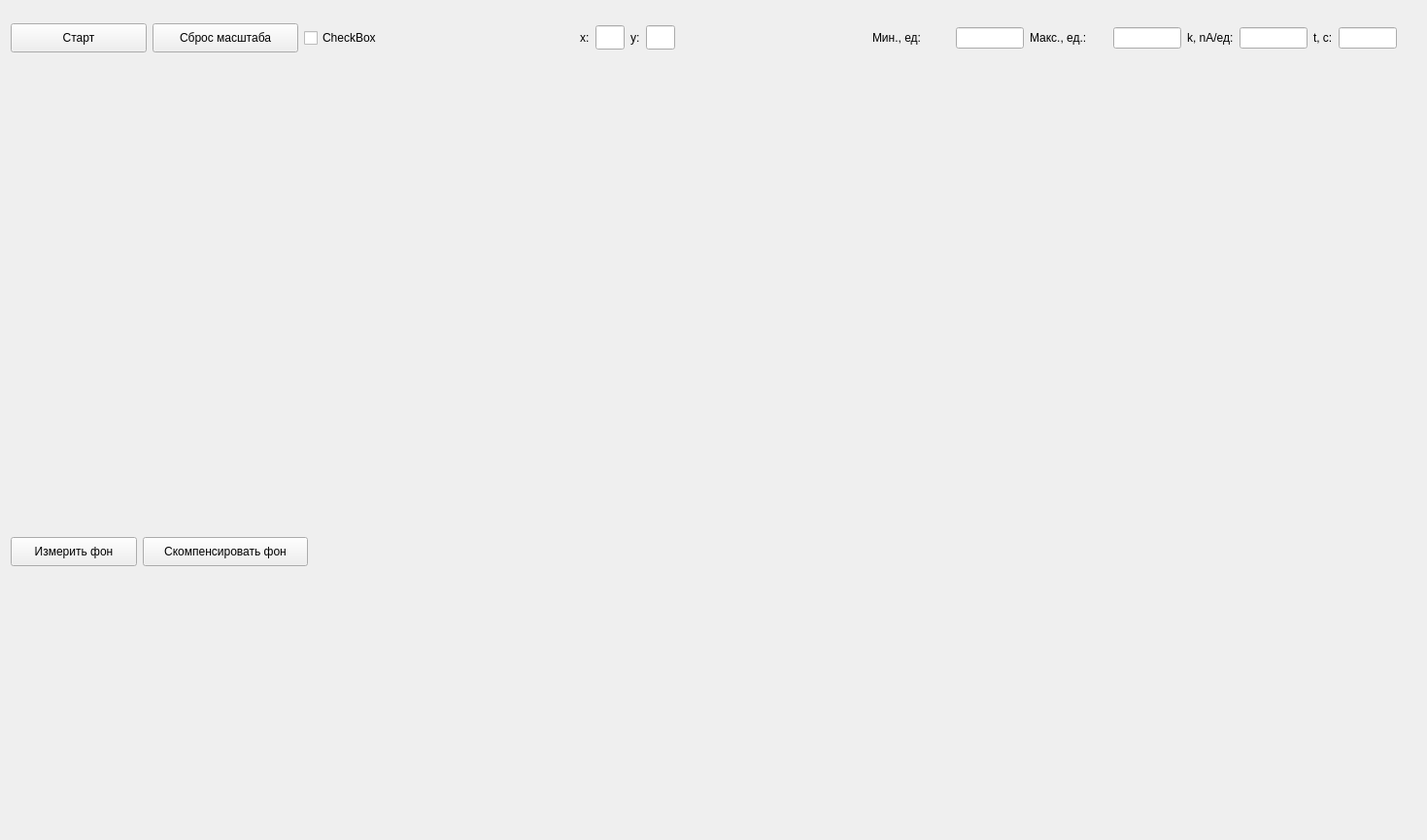
<?xml version="1.0" encoding="UTF-8"?>
<ui version="4.0">
 <class>ChamberWindow</class>
 <widget class="QDialog" name="ChamberWindow">
  <property name="geometry">
   <rect>
    <x>0</x>
    <y>0</y>
    <width>1469</width>
    <height>865</height>
   </rect>
  </property>
  <property name="windowTitle">
   <string>Dialog</string>
  </property>
  <layout class="QHBoxLayout" name="horizontalLayout_2" stretch="1">
   <item>
    <layout class="QVBoxLayout" name="verticalLayout" stretch="0,1,0,0">
     <item>
      <spacer name="verticalSpacer_6">
       <property name="orientation">
        <enum>Qt::Vertical</enum>
       </property>
       <property name="sizeType">
        <enum>QSizePolicy::Fixed</enum>
       </property>
       <property name="sizeHint" stdset="0">
        <size>
         <width>20</width>
         <height>13</height>
        </size>
       </property>
      </spacer>
     </item>
     <item>
      <layout class="QVBoxLayout" name="verticalLayout_5" stretch="0,0,0">
       <item>
        <layout class="QHBoxLayout" name="horizontalLayout_11">
         <item>
          <widget class="QPushButton" name="pushButton_startGraph">
           <property name="minimumSize">
            <size>
             <width>140</width>
             <height>30</height>
            </size>
           </property>
           <property name="maximumSize">
            <size>
             <width>140</width>
             <height>30</height>
            </size>
           </property>
           <property name="focusPolicy">
            <enum>Qt::NoFocus</enum>
           </property>
           <property name="text">
            <string>Старт</string>
           </property>
          </widget>
         </item>
         <item>
          <widget class="QPushButton" name="pushButton_resetScales">
           <property name="minimumSize">
            <size>
             <width>150</width>
             <height>30</height>
            </size>
           </property>
           <property name="maximumSize">
            <size>
             <width>150</width>
             <height>30</height>
            </size>
           </property>
           <property name="focusPolicy">
            <enum>Qt::NoFocus</enum>
           </property>
           <property name="text">
            <string>Сброс масштаба</string>
           </property>
          </widget>
         </item>
         <item>
          <widget class="QCheckBox" name="checkBox_noise">
           <property name="text">
            <string>CheckBox</string>
           </property>
          </widget>
         </item>
         <item>
          <spacer name="horizontalSpacer_10">
           <property name="orientation">
            <enum>Qt::Horizontal</enum>
           </property>
           <property name="sizeHint" stdset="0">
            <size>
             <width>40</width>
             <height>20</height>
            </size>
           </property>
          </spacer>
         </item>
         <item>
          <widget class="QLabel" name="label_cellX">
           <property name="text">
            <string>x:</string>
           </property>
          </widget>
         </item>
         <item>
          <widget class="QLineEdit" name="lineEdit_cellX">
           <property name="sizePolicy">
            <sizepolicy hsizetype="Fixed" vsizetype="Fixed">
             <horstretch>0</horstretch>
             <verstretch>0</verstretch>
            </sizepolicy>
           </property>
           <property name="minimumSize">
            <size>
             <width>30</width>
             <height>25</height>
            </size>
           </property>
           <property name="maximumSize">
            <size>
             <width>30</width>
             <height>25</height>
            </size>
           </property>
           <property name="alignment">
            <set>Qt::AlignRight|Qt::AlignTrailing|Qt::AlignVCenter</set>
           </property>
          </widget>
         </item>
         <item>
          <widget class="QLabel" name="label_cellY">
           <property name="text">
            <string>y:</string>
           </property>
          </widget>
         </item>
         <item>
          <widget class="QLineEdit" name="lineEdit_cellY">
           <property name="sizePolicy">
            <sizepolicy hsizetype="Fixed" vsizetype="Fixed">
             <horstretch>0</horstretch>
             <verstretch>0</verstretch>
            </sizepolicy>
           </property>
           <property name="minimumSize">
            <size>
             <width>30</width>
             <height>25</height>
            </size>
           </property>
           <property name="maximumSize">
            <size>
             <width>30</width>
             <height>25</height>
            </size>
           </property>
           <property name="alignment">
            <set>Qt::AlignRight|Qt::AlignTrailing|Qt::AlignVCenter</set>
           </property>
          </widget>
         </item>
         <item>
          <spacer name="horizontalSpacer">
           <property name="orientation">
            <enum>Qt::Horizontal</enum>
           </property>
           <property name="sizeHint" stdset="0">
            <size>
             <width>40</width>
             <height>20</height>
            </size>
           </property>
          </spacer>
         </item>
         <item>
          <widget class="QLabel" name="label">
           <property name="sizePolicy">
            <sizepolicy hsizetype="Fixed" vsizetype="Minimum">
             <horstretch>0</horstretch>
             <verstretch>0</verstretch>
            </sizepolicy>
           </property>
           <property name="minimumSize">
            <size>
             <width>80</width>
             <height>30</height>
            </size>
           </property>
           <property name="maximumSize">
            <size>
             <width>80</width>
             <height>30</height>
            </size>
           </property>
           <property name="text">
            <string>Мин., ед:</string>
           </property>
          </widget>
         </item>
         <item>
          <widget class="QLineEdit" name="lineEdit_graphVerticalMin">
           <property name="sizePolicy">
            <sizepolicy hsizetype="Fixed" vsizetype="Fixed">
             <horstretch>0</horstretch>
             <verstretch>0</verstretch>
            </sizepolicy>
           </property>
           <property name="minimumSize">
            <size>
             <width>70</width>
             <height>0</height>
            </size>
           </property>
           <property name="maximumSize">
            <size>
             <width>70</width>
             <height>16777215</height>
            </size>
           </property>
           <property name="alignment">
            <set>Qt::AlignRight|Qt::AlignTrailing|Qt::AlignVCenter</set>
           </property>
          </widget>
         </item>
         <item>
          <widget class="QLabel" name="label_2">
           <property name="sizePolicy">
            <sizepolicy hsizetype="Fixed" vsizetype="Minimum">
             <horstretch>0</horstretch>
             <verstretch>0</verstretch>
            </sizepolicy>
           </property>
           <property name="minimumSize">
            <size>
             <width>80</width>
             <height>30</height>
            </size>
           </property>
           <property name="maximumSize">
            <size>
             <width>80</width>
             <height>30</height>
            </size>
           </property>
           <property name="text">
            <string>Макс., ед.:</string>
           </property>
          </widget>
         </item>
         <item>
          <widget class="QLineEdit" name="lineEdit_graphVerticalMax">
           <property name="sizePolicy">
            <sizepolicy hsizetype="Fixed" vsizetype="Fixed">
             <horstretch>0</horstretch>
             <verstretch>0</verstretch>
            </sizepolicy>
           </property>
           <property name="minimumSize">
            <size>
             <width>70</width>
             <height>0</height>
            </size>
           </property>
           <property name="maximumSize">
            <size>
             <width>70</width>
             <height>16777215</height>
            </size>
           </property>
           <property name="alignment">
            <set>Qt::AlignRight|Qt::AlignTrailing|Qt::AlignVCenter</set>
           </property>
          </widget>
         </item>
         <item>
          <widget class="QLabel" name="label_kNanoamperPerCount">
           <property name="text">
            <string>k, nA/ед:</string>
           </property>
          </widget>
         </item>
         <item>
          <widget class="QLineEdit" name="lineEdit_kNanoamperPerCount">
           <property name="sizePolicy">
            <sizepolicy hsizetype="Expanding" vsizetype="Fixed">
             <horstretch>50</horstretch>
             <verstretch>0</verstretch>
            </sizepolicy>
           </property>
           <property name="minimumSize">
            <size>
             <width>70</width>
             <height>0</height>
            </size>
           </property>
           <property name="maximumSize">
            <size>
             <width>70</width>
             <height>16777215</height>
            </size>
           </property>
           <property name="alignment">
            <set>Qt::AlignRight|Qt::AlignTrailing|Qt::AlignVCenter</set>
           </property>
          </widget>
         </item>
         <item>
          <widget class="QLabel" name="label_16">
           <property name="text">
            <string>t, с:</string>
           </property>
          </widget>
         </item>
         <item>
          <widget class="QLineEdit" name="lineEdit_graphHorizontalRange">
           <property name="sizePolicy">
            <sizepolicy hsizetype="Fixed" vsizetype="Fixed">
             <horstretch>0</horstretch>
             <verstretch>0</verstretch>
            </sizepolicy>
           </property>
           <property name="minimumSize">
            <size>
             <width>60</width>
             <height>0</height>
            </size>
           </property>
           <property name="maximumSize">
            <size>
             <width>60</width>
             <height>16777215</height>
            </size>
           </property>
           <property name="alignment">
            <set>Qt::AlignRight|Qt::AlignTrailing|Qt::AlignVCenter</set>
           </property>
          </widget>
         </item>
         <item>
          <spacer name="horizontalSpacer_5">
           <property name="orientation">
            <enum>Qt::Horizontal</enum>
           </property>
           <property name="sizeType">
            <enum>QSizePolicy::Fixed</enum>
           </property>
           <property name="sizeHint" stdset="0">
            <size>
             <width>20</width>
             <height>20</height>
            </size>
           </property>
          </spacer>
         </item>
        </layout>
       </item>
       <item>
        <layout class="QHBoxLayout" name="horizontalLayout_12">
         <item>
          <widget class="QWidget" name="widget_graph" native="true">
           <property name="sizePolicy">
            <sizepolicy hsizetype="Expanding" vsizetype="Expanding">
             <horstretch>0</horstretch>
             <verstretch>0</verstretch>
            </sizepolicy>
           </property>
          </widget>
         </item>
         <item>
          <spacer name="verticalSpacer_8">
           <property name="orientation">
            <enum>Qt::Vertical</enum>
           </property>
           <property name="sizeHint" stdset="0">
            <size>
             <width>20</width>
             <height>40</height>
            </size>
           </property>
          </spacer>
         </item>
        </layout>
       </item>
       <item>
        <layout class="QHBoxLayout" name="horizontalLayout_10">
         <item>
          <widget class="QPushButton" name="pushButton_compensateBG">
           <property name="minimumSize">
            <size>
             <width>130</width>
             <height>30</height>
            </size>
           </property>
           <property name="maximumSize">
            <size>
             <width>130</width>
             <height>30</height>
            </size>
           </property>
           <property name="focusPolicy">
            <enum>Qt::NoFocus</enum>
           </property>
           <property name="text">
            <string>Измерить фон</string>
           </property>
          </widget>
         </item>
         <item>
          <widget class="QPushButton" name="pushButton_resetBG">
           <property name="sizePolicy">
            <sizepolicy hsizetype="Fixed" vsizetype="Fixed">
             <horstretch>0</horstretch>
             <verstretch>0</verstretch>
            </sizepolicy>
           </property>
           <property name="minimumSize">
            <size>
             <width>170</width>
             <height>30</height>
            </size>
           </property>
           <property name="maximumSize">
            <size>
             <width>170</width>
             <height>30</height>
            </size>
           </property>
           <property name="focusPolicy">
            <enum>Qt::NoFocus</enum>
           </property>
           <property name="text">
            <string>Скомпенсировать фон</string>
           </property>
          </widget>
         </item>
         <item>
          <spacer name="horizontalSpacer_9">
           <property name="orientation">
            <enum>Qt::Horizontal</enum>
           </property>
           <property name="sizeType">
            <enum>QSizePolicy::Expanding</enum>
           </property>
           <property name="sizeHint" stdset="0">
            <size>
             <width>400</width>
             <height>5</height>
            </size>
           </property>
          </spacer>
         </item>
        </layout>
       </item>
      </layout>
     </item>
     <item>
      <layout class="QHBoxLayout" name="horizontalLayout">
       <item>
        <layout class="QVBoxLayout" name="verticalLayout_widgetsValue">
         <item>
          <spacer name="horizontalSpacer_2">
           <property name="orientation">
            <enum>Qt::Horizontal</enum>
           </property>
           <property name="sizeType">
            <enum>QSizePolicy::Minimum</enum>
           </property>
           <property name="sizeHint" stdset="0">
            <size>
             <width>300</width>
             <height>20</height>
            </size>
           </property>
          </spacer>
         </item>
         <item>
          <layout class="QHBoxLayout" name="horizontalLayout_13" stretch="0,1">
           <item>
            <widget class="WidgetFile" name="widget_fileMenu" native="true"/>
           </item>
           <item>
            <layout class="QGridLayout" name="gridLayout">
             <item row="1" column="1">
              <widget class="WidgetValue" name="widget_noiseCurrent" native="true"/>
             </item>
             <item row="1" column="0">
              <widget class="WidgetValue" name="widget_current" native="true"/>
             </item>
             <item row="0" column="1">
              <widget class="WidgetValue" name="widget_averageActivity" native="true"/>
             </item>
             <item row="0" column="0">
              <widget class="WidgetValue" name="widget_currentActivity" native="true"/>
             </item>
            </layout>
           </item>
          </layout>
         </item>
        </layout>
       </item>
       <item>
        <spacer name="verticalSpacer_7">
         <property name="orientation">
          <enum>Qt::Vertical</enum>
         </property>
         <property name="sizeType">
          <enum>QSizePolicy::Minimum</enum>
         </property>
         <property name="sizeHint" stdset="0">
          <size>
           <width>20</width>
           <height>260</height>
          </size>
         </property>
        </spacer>
       </item>
      </layout>
     </item>
     <item>
      <spacer name="horizontalSpacer_3">
       <property name="orientation">
        <enum>Qt::Horizontal</enum>
       </property>
       <property name="sizeHint" stdset="0">
        <size>
         <width>40</width>
         <height>5</height>
        </size>
       </property>
      </spacer>
     </item>
    </layout>
   </item>
  </layout>
 </widget>
 <customwidgets>
  <customwidget>
   <class>WidgetValue</class>
   <extends>QWidget</extends>
   <header>widgetvalue.h</header>
   <container>1</container>
  </customwidget>
  <customwidget>
   <class>WidgetFile</class>
   <extends>QWidget</extends>
   <header>widgetfile.h</header>
   <container>1</container>
  </customwidget>
 </customwidgets>
 <resources/>
 <connections/>
</ui>
